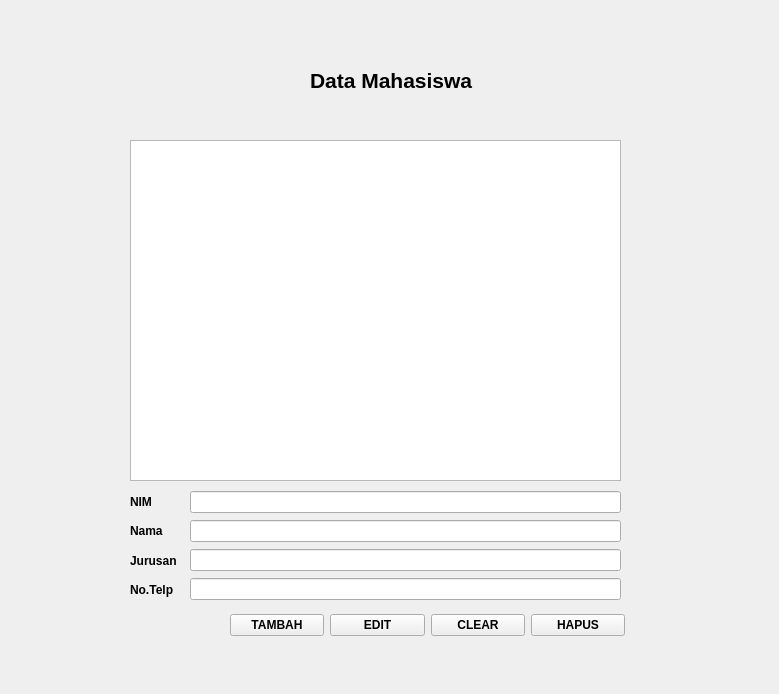
<?xml version="1.0" encoding="UTF-8"?>
<ui version="4.0">
 <class>Form</class>
 <widget class="QWidget" name="Form">
  <property name="geometry">
   <rect>
    <x>0</x>
    <y>0</y>
    <width>779</width>
    <height>694</height>
   </rect>
  </property>
  <property name="windowTitle">
   <string>Form</string>
  </property>
  <widget class="QLabel" name="label">
   <property name="geometry">
    <rect>
     <x>310</x>
     <y>65</y>
     <width>221</width>
     <height>31</height>
    </rect>
   </property>
   <property name="font">
    <font>
     <pointsize>16</pointsize>
     <weight>75</weight>
     <bold>true</bold>
    </font>
   </property>
   <property name="text">
    <string>Data Mahasiswa</string>
   </property>
  </widget>
  <widget class="QWidget" name="layoutWidget">
   <property name="geometry">
    <rect>
     <x>190</x>
     <y>490</y>
     <width>431</width>
     <height>111</height>
    </rect>
   </property>
   <layout class="QVBoxLayout" name="verticalLayout">
    <item>
     <widget class="QLineEdit" name="nimEdit"/>
    </item>
    <item>
     <widget class="QLineEdit" name="namaEdit"/>
    </item>
    <item>
     <widget class="QLineEdit" name="jurusanEdit"/>
    </item>
    <item>
     <widget class="QLineEdit" name="notelpEdit"/>
    </item>
   </layout>
  </widget>
  <widget class="QWidget" name="layoutWidget">
   <property name="geometry">
    <rect>
     <x>130</x>
     <y>490</y>
     <width>53</width>
     <height>111</height>
    </rect>
   </property>
   <property name="font">
    <font>
     <weight>75</weight>
     <bold>true</bold>
    </font>
   </property>
   <layout class="QVBoxLayout" name="verticalLayout_2">
    <item>
     <widget class="QLabel" name="label_2">
      <property name="font">
       <font>
        <weight>75</weight>
        <bold>true</bold>
       </font>
      </property>
      <property name="text">
       <string>NIM</string>
      </property>
     </widget>
    </item>
    <item>
     <widget class="QLabel" name="label_3">
      <property name="font">
       <font>
        <weight>75</weight>
        <bold>true</bold>
       </font>
      </property>
      <property name="text">
       <string>Nama</string>
      </property>
     </widget>
    </item>
    <item>
     <widget class="QLabel" name="label_4">
      <property name="font">
       <font>
        <weight>75</weight>
        <bold>true</bold>
       </font>
      </property>
      <property name="text">
       <string>Jurusan</string>
      </property>
     </widget>
    </item>
    <item>
     <widget class="QLabel" name="label_5">
      <property name="font">
       <font>
        <weight>75</weight>
        <bold>true</bold>
       </font>
      </property>
      <property name="text">
       <string>No.Telp</string>
      </property>
     </widget>
    </item>
   </layout>
  </widget>
  <widget class="QWidget" name="layoutWidget">
   <property name="geometry">
    <rect>
     <x>230</x>
     <y>610</y>
     <width>395</width>
     <height>31</height>
    </rect>
   </property>
   <property name="font">
    <font>
     <weight>75</weight>
     <bold>true</bold>
    </font>
   </property>
   <layout class="QHBoxLayout" name="horizontalLayout">
    <item>
     <widget class="QPushButton" name="tambah">
      <property name="font">
       <font>
        <weight>75</weight>
        <bold>true</bold>
       </font>
      </property>
      <property name="text">
       <string>TAMBAH</string>
      </property>
     </widget>
    </item>
    <item>
     <widget class="QPushButton" name="edit">
      <property name="font">
       <font>
        <weight>75</weight>
        <bold>true</bold>
       </font>
      </property>
      <property name="text">
       <string>EDIT</string>
      </property>
     </widget>
    </item>
    <item>
     <widget class="QPushButton" name="Clear">
      <property name="font">
       <font>
        <weight>75</weight>
        <bold>true</bold>
       </font>
      </property>
      <property name="text">
       <string>CLEAR</string>
      </property>
     </widget>
    </item>
    <item>
     <widget class="QPushButton" name="hapus">
      <property name="font">
       <font>
        <weight>75</weight>
        <bold>true</bold>
       </font>
      </property>
      <property name="text">
       <string>HAPUS</string>
      </property>
     </widget>
    </item>
   </layout>
  </widget>
  <widget class="QListWidget" name="listWidget">
   <property name="geometry">
    <rect>
     <x>130</x>
     <y>140</y>
     <width>491</width>
     <height>341</height>
    </rect>
   </property>
  </widget>
 </widget>
 <resources/>
 <connections/>
</ui>
